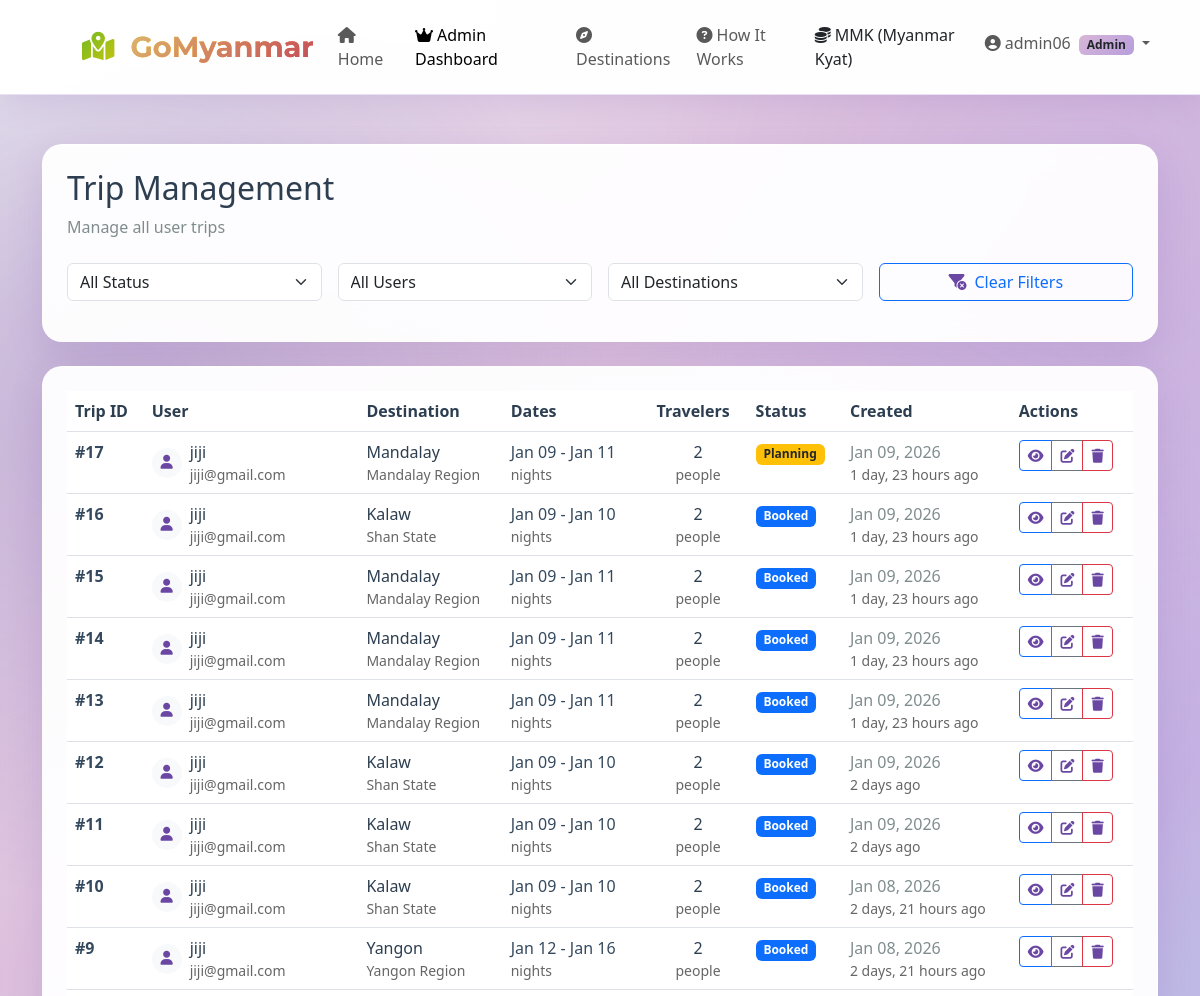
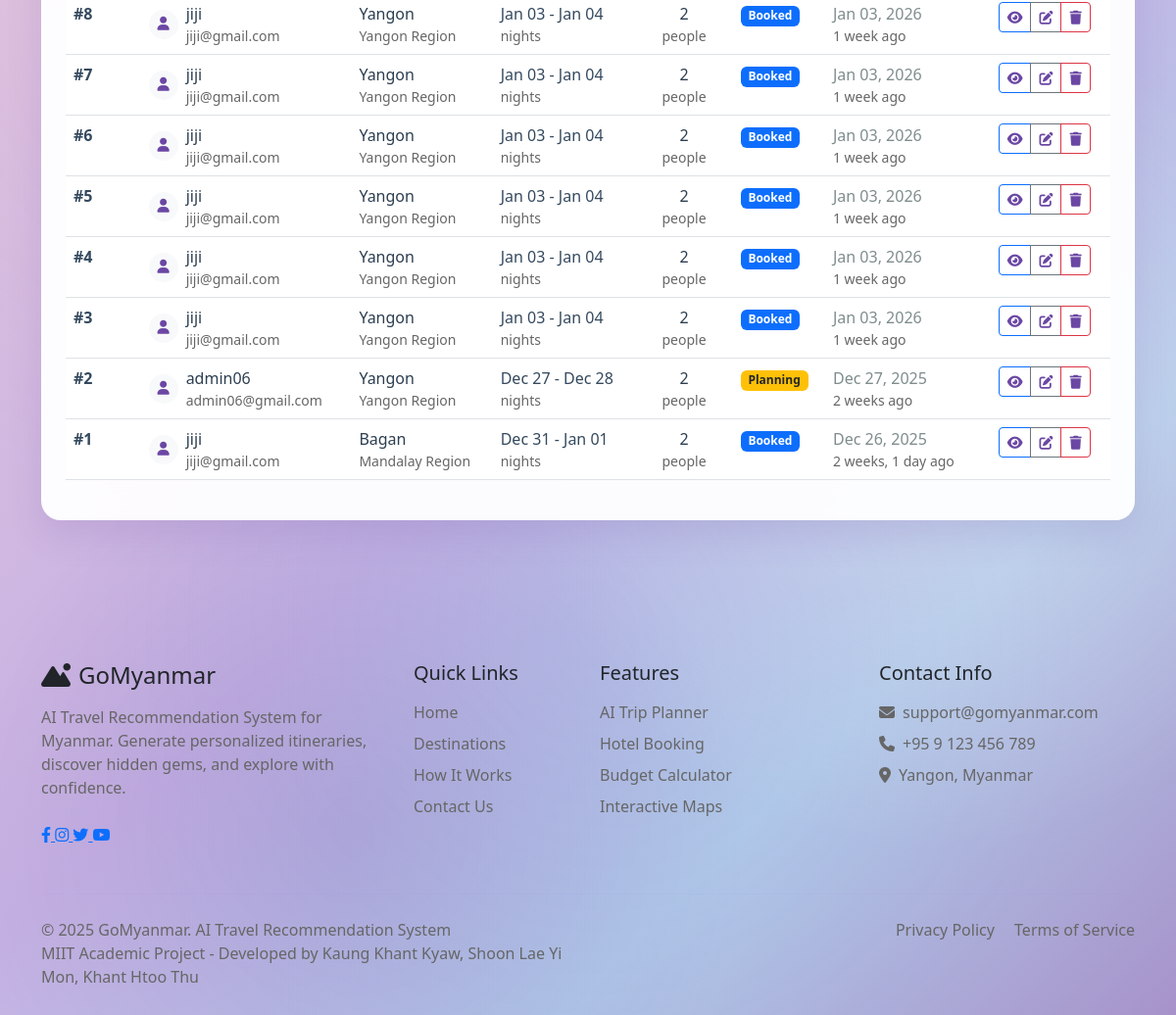
The app's page /users/admin/trips/ (signed in), older data (2 pictures, top to bottom).
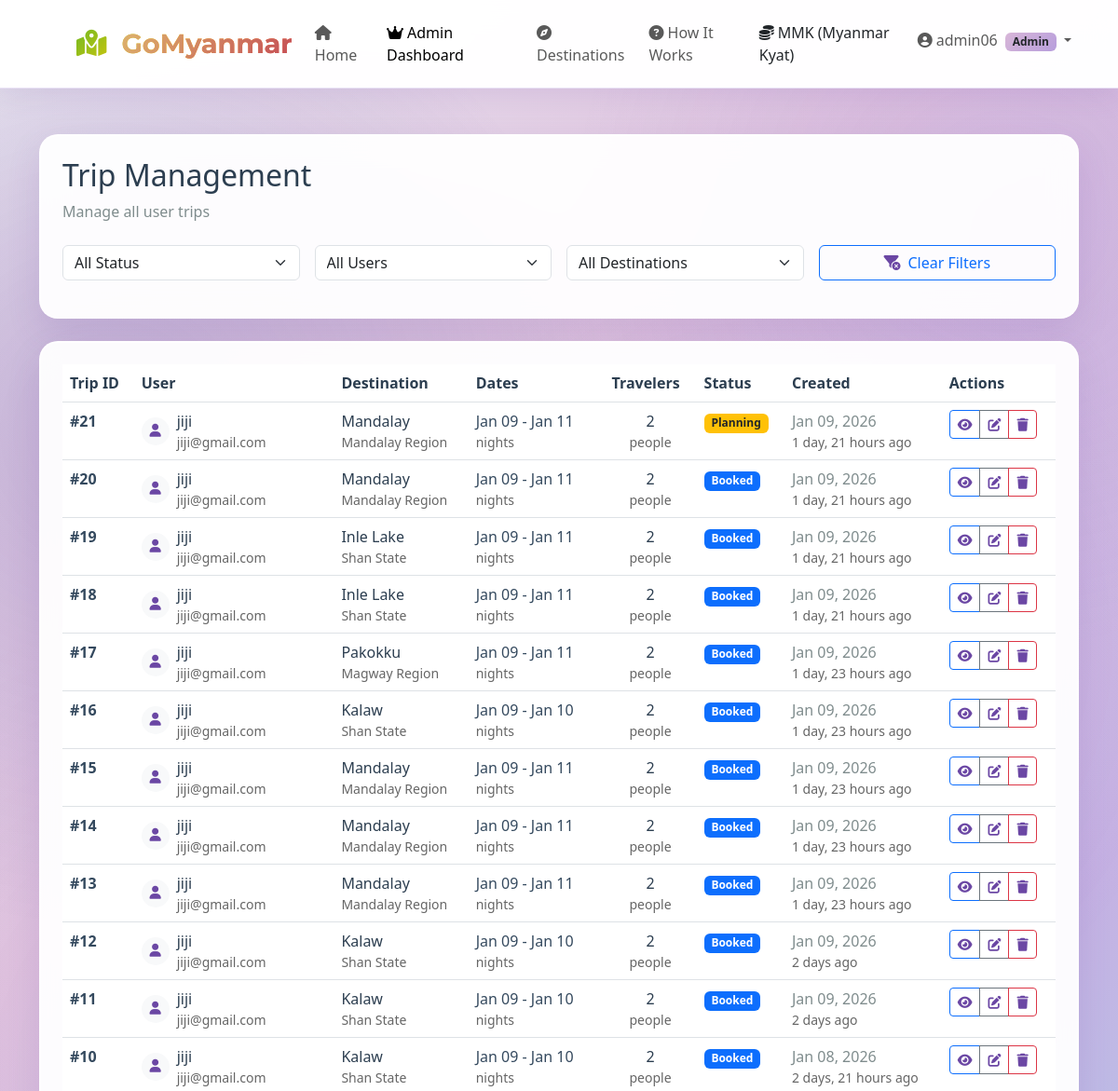
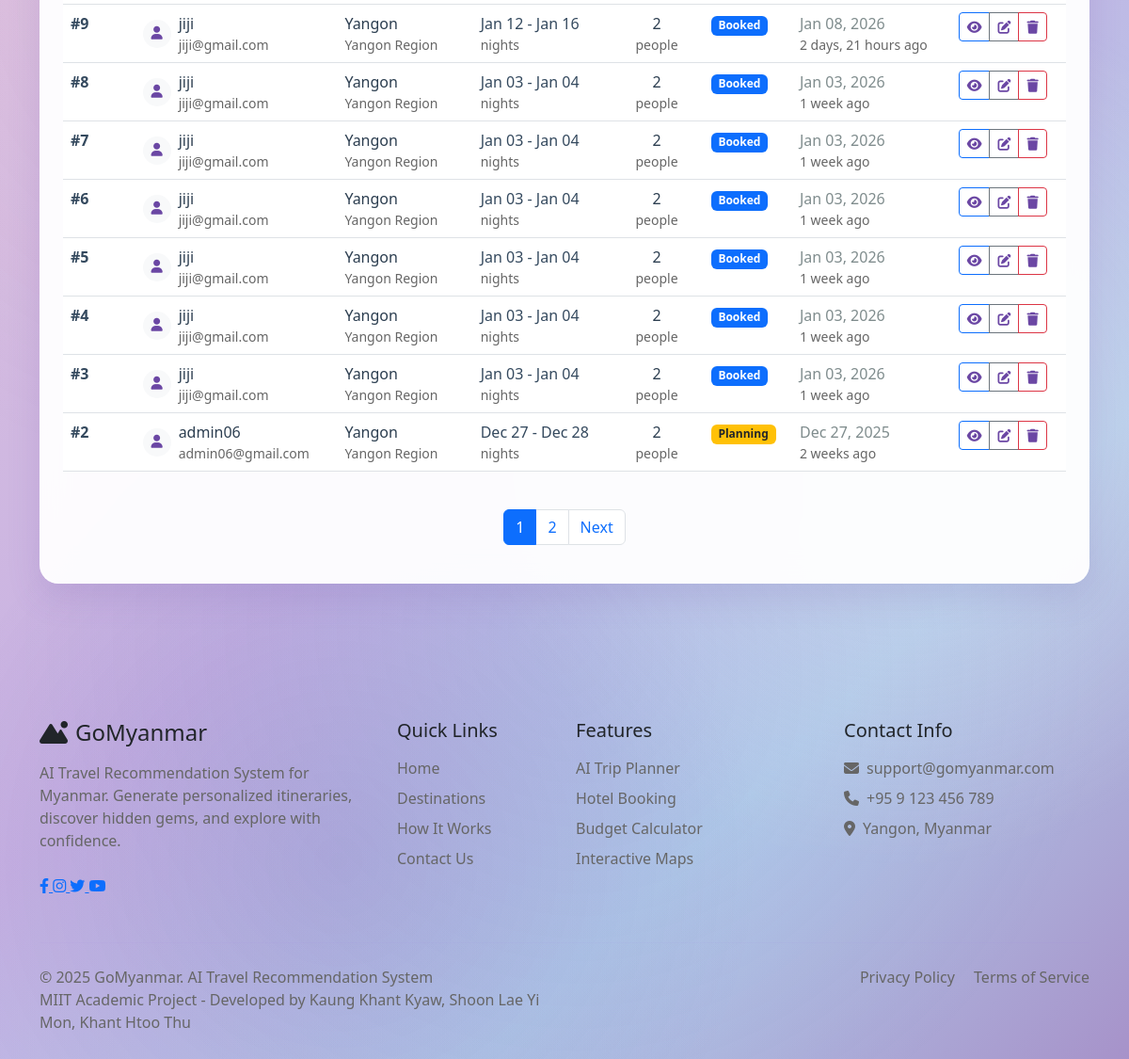
The same page, newer data (2 pictures, top to bottom).
### planner/models.py (models this page shows, shortened)
class TripPlan(models.Model):
    user = models.ForeignKey(User, on_delete=models.CASCADE, related_name='trips')
    origin = models.ForeignKey(
        Destination,
        on_delete=models.CASCADE,
        related_name='departing_trips',
        verbose_name='From',
        default=1
    )
    destination = models.ForeignKey(Destination, on_delete=models.CASCADE, related_name='arriving_trips', verbose_name='To')
    start_date = models.DateField()
    end_date = models.DateField()
    travelers = models.IntegerField(default=1)
    budget_range = models.CharField(max_length=20, choices=[
        ('low', 'Budget'),
        ('medium', 'Medium'),
        ('high', 'Luxury'),
    ])
    accommodation_type = models.CharField(max_length=20, blank=True)
    selected_hotel = models.ForeignKey(Hotel, on_delete=models.SET_NULL, null=True, blank=True)
    transportation_preference = models.CharField(max_length=20, blank=True)
    selected_transport = models.JSONField(default=dict, blank=True)
    status = models.CharField(max_length=20, default='draft', choices=[
        ('draft', 'Draft'),
        ('planning', 'Planning'),
        ('booked', 'Booked'),
        ('completed', 'Completed'),
        ('cancelled', 'Cancelled'),
    ])
    notes = models.TextField(blank=True)
    created_at = models.DateTimeField(auto_now_add=True)
    updated_at = models.DateTimeField(auto_now=True)
    class Meta:
        ordering = ['-created_at']

class Destination(models.Model):
    name = models.CharField(max_length=100)
    region = models.CharField(max_length=100)
    type = models.CharField(max_length=50, choices=[
        ('city', 'City'),
        ('town', 'Town'),
        ('attraction', 'Attraction'),
        ('state', 'State'),
        ('region', 'Region'),
        ('union_territory', 'Union Territory')
    ])
    latitude = models.DecimalField(max_digits=9, decimal_places=6, null=True, blank=True)
    longitude = models.DecimalField(max_digits=9, decimal_places=6, null=True, blank=True)
    description = models.TextField(blank=True)
    image = models.ImageField(upload_to='destinations/', blank=True, null=True)
    is_active = models.BooleanField(default=True)
    created_at = models.DateTimeField(auto_now_add=True)
    updated_at = models.DateTimeField(auto_now=True)
    default_airlines = models.ManyToManyField(Airline, blank=True,
        help_text="Default airlines for this destination")
    class Meta:
        ordering = ['name']

### users/models.py (models this page shows, shortened)
class CustomUser(AbstractUser):
    USER_TYPE_CHOICES = (
        ('user', 'User'),
        ('admin', 'Admin'),
    )
    username = models.CharField(
        _('username'),
        max_length=150,
        unique=False,  # CHANGED: This allows duplicate usernames
        help_text=_('Required. 150 characters or fewer. Letters, digits and @/./+/-/_ only.'),
    )
    email = models.EmailField(
        _('email address'),
        unique=True,  # CHANGED: Email must be unique
        error_messages={
            'unique': _("A user with that email already exists."),
        },
    )
    USERNAME_FIELD = 'email'  # Login with email
    REQUIRED_FIELDS = ['username']  # Username is still required but not for login
    objects = CustomUserManager()
    user_type = models.CharField(max_length=20, choices=USER_TYPE_CHOICES, default='user')
    profile_picture = models.ImageField(upload_to='profile_pics/', blank=True, null=True)
    bio = models.TextField(blank=True)
    phone_number = models.CharField(max_length=20, blank=True)
    location = models.CharField(max_length=100, blank=True)
    followers = models.ManyToManyField('self', symmetrical=False, related_name='following', blank=True)
    class Meta:
        verbose_name = _('user')
        verbose_name_plural = _('users')
        ordering = ['email', 'username']
    def is_admin_user(self):
        return self.user_type == 'admin' or self.is_staff or self.is_superuser

### users/views_admin.py (the view)
# urls.py: path('admin/trips/', views_admin.AdminTripListView.as_view(), name='admin_dashboard_trips'),
class AdminTripListView(LoginRequiredMixin, AdminRequiredMixin, ListView):
    model = TripPlan
    template_name = 'users/admin_trip_list.html'
    context_object_name = 'trips'
    paginate_by = 20
    def get_queryset(self):
        queryset = TripPlan.objects.select_related('user', 'destination').order_by('-created_at')
        search = self.request.GET.get('search', '')
        if search:
            queryset = queryset.filter(
                Q(user__username__icontains=search) |
                Q(destination__name__icontains=search)
            )
        status = self.request.GET.get('status', '')
        if status:
            queryset = queryset.filter(status=status)
        return queryset
    def get_context_data(self, **kwargs):
        context = super().get_context_data(**kwargs)
        context['all_users'] = CustomUser.objects.all()
        context['destinations'] = Destination.objects.all()
        context['status_choices'] = [
            ('draft', 'Draft'),
            ('planning', 'Planning'),
            ('booked', 'Booked'),
            ('completed', 'Completed'),
        ]
        return context

### planner/context_processors.py (called while the page is built)
def leaflet_config(request):
    return {
        'LEAFLET_CONFIG': settings.LEAFLET_CONFIG,
        'USE_GOOGLE_MAPS': False,
        'MAP_PROVIDER': 'leaflet'
    }

### users/views_admin.py (called while the page is built)
def is_admin(user):
    return user.is_superuser or user.groups.filter(name='Admin').exists() or getattr(user, 'user_type', None) == 'admin'

    def test_func(self):
        return is_admin(self.request.user)

### templates/users/admin_trip_list.html (shortened to what the changed rows need)
{% extends 'base.html' %}
{% block content %}
<div class="container py-5 mt-5">
    <div class="card-glass p-4 mb-4">
        <div class="d-flex justify-content-between align-items-center mb-4">
            <div>
                <h2 class="mb-2" style="color: #2c3e50;">Trip Management</h2>
            </div>
        </div>
    </div>
    <div class="card-glass p-4">
        <div class="table-responsive">
            <table class="table table-hover">
                <thead>
                    <tr>
                        <th style="color: #2c3e50;">Trip ID</th>
                        <th style="color: #2c3e50;">User</th>
                        <th style="color: #2c3e50;">Destination</th>
                        <th style="color: #2c3e50;">Dates</th>
                        <th style="color: #2c3e50;">Travelers</th>
                        <th style="color: #2c3e50;">Status</th>
                        <th style="color: #2c3e50;">Created</th>
                        <th style="color: #2c3e50;">Actions</th>
                    </tr>
                </thead>
                <tbody>
                    {% for trip in trips %}
                    <tr>
                        <td style="color: #34495e;">
                            <strong>#{{ trip.id }}</strong>
                        </td>
                        <td>
                            <div class="d-flex align-items-center">
                                <div class="rounded-circle bg-light d-flex align-items-center justify-content-center me-2"
                                     style="width: 30px; height: 30px;">
                                    <i class="fas fa-user text-gray fa-sm"></i>
                                </div>
                                <div>
                                    <div style="color: #2c3e50;">{{ trip.user.username }}</div>
                                    <div class="text-gray small">{{ trip.user.email }}</div>
                                </div>
                            </div>
                        </td>
                        <td style="color: #2c3e50;">
                            {{ trip.destination.name }}
                            <div class="text-gray small">{{ trip.destination.region }}</div>
                        </td>
                        <td style="color: #34495e;">
                            {{ trip.start_date|date:"M d" }} - {{ trip.end_date|date:"M d" }}
                            <div class="text-gray small">
                                {% widthratio trip.end_date|timeuntil:trip.start_date 1 1 as nights %}
                                {{ nights }} night{% if nights != 1 %}s{% endif %}
                            </div>
                        </td>
                        <td style="color: #2c3e50; text-align: center;">
                            {{ trip.travelers }}
                            <div class="text-gray small">
                                {% if trip.travelers == 1 %}person{% else %}people{% endif %}
                            </div>
                        </td>
                        <td>
                            {% if trip.status == 'completed' %}
                            <span class="badge bg-success">Completed</span>
                            {% elif trip.status == 'booked' %}
                            <span class="badge bg-primary">Booked</span>
                            {% elif trip.status == 'planning' %}
                            <span class="badge bg-warning text-dark">Planning</span>
                            {% else %}
                            <span class="badge bg-secondary">Draft</span>
                            {% endif %}
                        </td>
                        <td style="color: #7f8c8d;">
                            {{ trip.created_at|date:"M d, Y" }}
                            <div class="text-gray small">{{ trip.created_at|timesince }} ago</div>
                        </td>
                        <td>
                            <div class="btn-group" role="group">
                                <a href="#" class="btn btn-sm btn-outline-primary view-trip-btn"
                                   data-trip-id="{{ trip.id }}">
                                    <i class="fas fa-eye"></i>
                                </a>
                                <a href="#" class="btn btn-sm btn-outline-secondary">
                                    <i class="fas fa-edit"></i>
                                </a>
                                <button class="btn btn-sm btn-outline-danger delete-trip-btn"
                                        data-trip-id="{{ trip.id }}">
                                    <i class="fas fa-trash"></i>
                                </button>
                            </div>
                        </td>
                    </tr>
                    {% endfor %}
                </tbody>
            </table>
        </div>
        {% if is_paginated %}
        <nav aria-label="Page navigation" class="mt-4">
            <ul class="pagination justify-content-center">
                {% for num in page_obj.paginator.page_range %}
                {% if page_obj.number == num %}
                <li class="page-item active"><span class="page-link">{{ num }}</span></li>
                {% else %}
                <li class="page-item">
                    <a class="page-link" href="?page={{ num }}{% for key, value in request.GET.items %}{% if key != 'page' %}&{{ key }}={{ value }}{% endif %}{% endfor %}">
                        {{ num }}
                    </a>
                </li>
                {% endif %}
                {% endfor %}
                {% if page_obj.has_next %}
                <li class="page-item">
                    <a class="page-link" href="?page={{ page_obj.next_page_number }}{% for key, value in request.GET.items %}{% if key != 'page' %}&{{ key }}={{ value }}{% endif %}{% endfor %}">
                        Next
                    </a>
                </li>
                {% endif %}
            </ul>
        </nav>
        {% endif %}
    </div>
</div>
{% endblock %}

Row changes from the older to the newer data that the page shows:
no longer on this page (row unchanged): TripPlan: id "1", user.username "jiji", user.email "jiji@gmail.com", destination.name "Bagan", destination.region "Mandalay Region", start_date "Dec 31", end_date "Jan 01", travelers "2", shows "people", status "Booked", created_at "Dec 26, 2025", created_at "2 weeks, 1 day"
added TripPlan: id "21", user.username "jiji", user.email "jiji@gmail.com", destination.name "Mandalay", destination.region "Mandalay Region", start_date "Jan 09", end_date "Jan 11", travelers "2", shows "people", status "Planning", created_at "Jan 09, 2026", created_at "1 day, 21 hours"
added TripPlan: id "20", user.username "jiji", user.email "jiji@gmail.com", destination.name "Mandalay", destination.region "Mandalay Region", start_date "Jan 09", end_date "Jan 11", travelers "2", shows "people", status "Booked", created_at "Jan 09, 2026", created_at "1 day, 21 hours"
added TripPlan: id "19", user.username "jiji", user.email "jiji@gmail.com", destination.name "Inle Lake", destination.region "Shan State", start_date "Jan 09", end_date "Jan 11", travelers "2", shows "people", status "Booked", created_at "Jan 09, 2026", created_at "1 day, 21 hours"
added TripPlan: id "18", user.username "jiji", user.email "jiji@gmail.com", destination.name "Inle Lake", destination.region "Shan State", start_date "Jan 09", end_date "Jan 11", travelers "2", shows "people", status "Booked", created_at "Jan 09, 2026", created_at "1 day, 21 hours"
changed TripPlan id 17: destination.name "Mandalay" → "Pakokku"; destination.region "Mandalay Region" → "Magway Region"; status "Planning" → "Booked"
Text that changed along with them:
new list line: "1"
new list line: "2"
text now shown: "Next"
